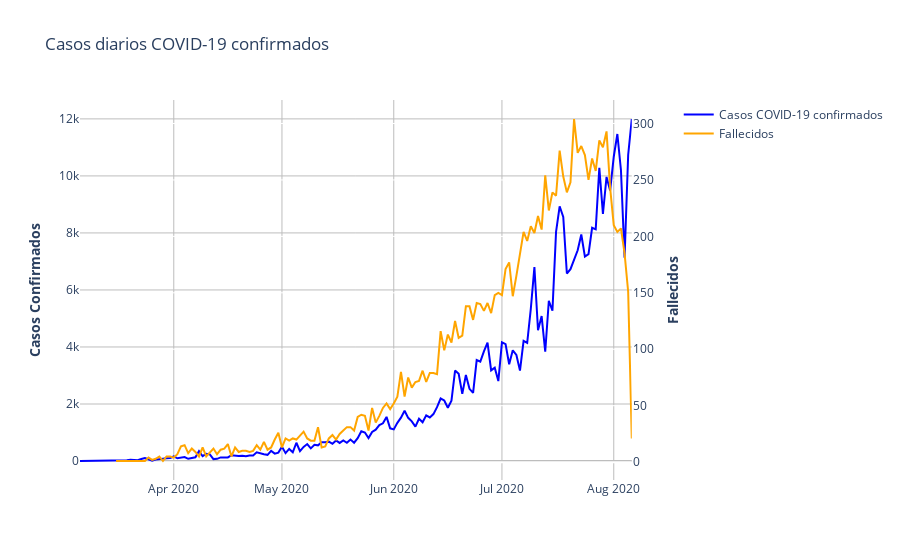

The notebook cell this image was saved under:
### Markdown cell above
## Casos a nivel nacional

### Code cell
fig = make_subplots(specs=[[{"secondary_y": True}]],)

fig.add_trace(go.Scatter(
                x=df_covid_nac.date,
                y=df_covid_nac['casos'],
                name="Casos COVID-19 confirmados",
                line_color='Blue',
                opacity=1), secondary_y=False,)

fig.add_trace(go.Scatter(
                x=df_covid_NacM.dateMuerte,
                y=df_covid_NacM['casos'],
                name="Fallecidos",
                line_color='Orange',
                opacity=1), secondary_y=True,)
# Titulo
fig.update_layout(
    title_text="Casos diarios COVID-19 confirmados", 
    paper_bgcolor='rgba(0,0,0,0)',
    plot_bgcolor='rgba(0,0,0,0)',
   
)
# Set x-axis title

#title_text="<b>Periodo mensual ( Enero 2014 - Enero 2020)</b>"

fig.update_xaxes(gridcolor='#bdbdbd')

# Set y-axes titles
fig.update_yaxes(title_text="<b>Casos Confirmados</b>", secondary_y=False,gridcolor='#bdbdbd',zerolinecolor='#bdbdbd')
fig.update_yaxes(title_text="<b>Fallecidos</b>", secondary_y=True)


fig.show()

### Figure 1 — Plotly figure (JSON) as saved in the notebook; plotly's stock layout.template omitted (floating-point values rounded to 4 significant figures; data arrays with more than 128 entries replaced by an {"elided": "..."} marker saying what was removed)
{"data": [{"line": {"color": "Blue"}, "name": "Casos COVID-19 confirmados", "opacity": 1, "type": "scatter", "x": {"elided": "151 str values"}, "xaxis": "x", "y": {"elided": "151 int values"}, "yaxis": "y"}, {"line": {"color": "Orange"}, "name": "Fallecidos", "opacity": 1, "type": "scatter", "x": {"elided": "139 str values"}, "xaxis": "x", "y": {"elided": "139 int values"}, "yaxis": "y2"}], "layout": {"paper_bgcolor": "rgba(0,0,0,0)", "plot_bgcolor": "rgba(0,0,0,0)", "title": {"text": "Casos diarios COVID-19 confirmados"}, "xaxis": {"anchor": "y", "domain": [0, 0.94], "gridcolor": "#bdbdbd"}, "yaxis": {"anchor": "x", "domain": [0, 1], "gridcolor": "#bdbdbd", "title": {"text": "<b>Casos Confirmados</b>"}, "zerolinecolor": "#bdbdbd"}, "yaxis2": {"anchor": "x", "overlaying": "y", "side": "right", "title": {"text": "<b>Fallecidos</b>"}}}}
